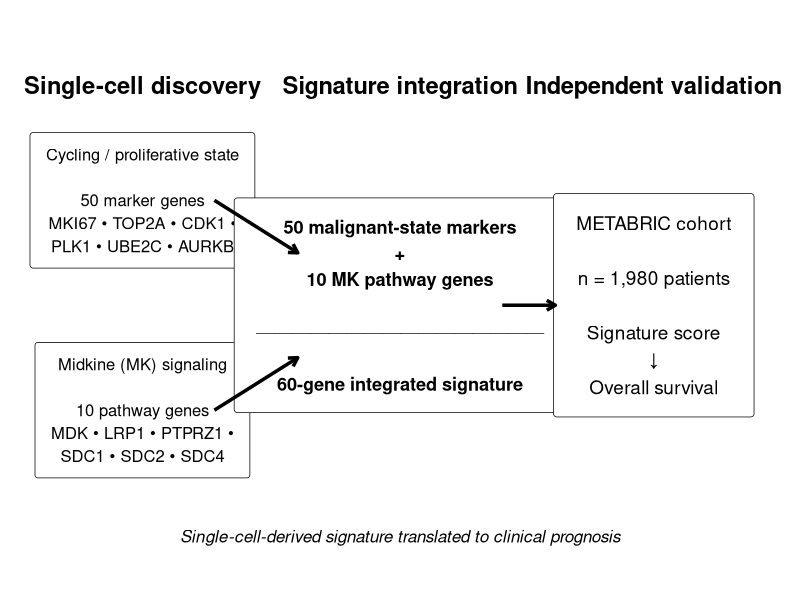
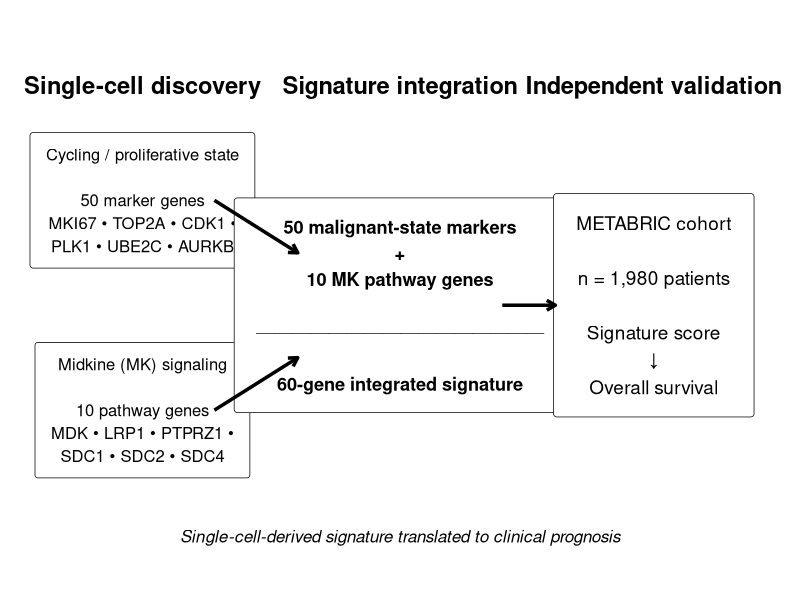

Source code (R) for these figures, in order: (Note: this script raises an error after producing the figures.)
# ============================================================
# MANUSCRIPT FIGURES 1 AND 6 (signature construction and prognostic evaluation)
#   Fig. 1   study overview / signature construction schematic -> "Figure 6A" part of this script
#   Fig. 6a  distribution of the 60-gene signature score in METABRIC -> "Figure 6B" part of this script
#   Fig. 6b  Kaplan-Meier curves (OS) -> script 25 (results/TME/survival_KM_signature.pdf)
#   Fig. 6c  Cox forest plot (per 1-unit increase of the score) -> "Figure 6D" part of this script
# Run from the project root (no setwd() is used).
# ============================================================

# ============================================================
# FIGURE 6A —60-GENE SIGNATURE SCHEMATIC
# ============================================================

library(ggplot2)
library(grid)

# ------------------------------------------------------------
# Create publication-style schematic
# ------------------------------------------------------------

p6A <- ggplot() +
  
  # ==========================================================
# LEFT: SINGLE-CELL DISCOVERY
# ==========================================================

annotate(
  "text",
  x = 1.6,
  y = 4.65,
  label = "Single-cell discovery",
  fontface = "bold",
  size = 6
) +
  
  # Cycling state
  annotate(
    "label",
    x = 1.6,
    y = 3.55,
    label =
      "Cycling / proliferative state\n\n50 marker genes\nMKI67 • TOP2A • CDK1 •\nPLK1 • UBE2C • AURKB",
    size = 4.2,
    lineheight = 1.15,
    label.padding = unit(0.8, "lines"),
    label.r = unit(0.15, "lines")
  ) +
  
  # MK pathway
  annotate(
    "label",
    x = 1.6,
    y = 1.55,
    label =
      "Midkine (MK) signaling\n\n10 pathway genes\nMDK • LRP1 • PTPRZ1 •\nSDC1 • SDC2 • SDC4",
    size = 4.2,
    lineheight = 1.15,
    label.padding = unit(0.8, "lines"),
    label.r = unit(0.15, "lines")
  ) +
  
  # ==========================================================
# CENTER: INTEGRATION
# ==========================================================

annotate(
  "text",
  x = 5,
  y = 4.65,
  label = "Signature integration",
  fontface = "bold",
  size = 6
) +
  
  annotate(
    "label",
    x = 5,
    y = 2.55,
    label =
      "50 malignant-state markers\n+\n10 MK pathway genes\n\n────────────────\n\n60-gene integrated signature",
    size = 4.6,
    lineheight = 1.2,
    fontface = "bold",
    label.padding = unit(1.0, "lines"),
    label.r = unit(0.15, "lines")
  ) +
  
  # Arrows from left to center
  annotate(
    "segment",
    x = 2.55,
    xend = 3.65,
    y = 3.55,
    yend = 3.05,
    linewidth = 1.2,
    arrow = arrow(length = unit(0.25, "cm"))
  ) +
  
  annotate(
    "segment",
    x = 2.55,
    xend = 3.65,
    y = 1.55,
    yend = 2.05,
    linewidth = 1.2,
    arrow = arrow(length = unit(0.25, "cm"))
  ) +
  
  # ==========================================================
# RIGHT: CLINICAL VALIDATION
# ==========================================================

annotate(
  "text",
  x = 8.35,
  y = 4.65,
  label = "Independent validation",
  fontface = "bold",
  size = 6
) +
  
  annotate(
    "label",
    x = 8.35,
    y = 2.55,
    label =
      "METABRIC cohort\n\nn = 1,980 patients\n\nSignature score\n↓\nOverall survival",
    size = 4.8,
    lineheight = 1.2,
    label.padding = unit(1.0, "lines"),
    label.r = unit(0.15, "lines")
  ) +
  
  # Arrow center → right
  annotate(
    "segment",
    x = 6.35,
    xend = 7.05,
    y = 2.55,
    yend = 2.55,
    linewidth = 1.2,
    arrow = arrow(length = unit(0.25, "cm"))
  ) +
  
  # ==========================================================
# FINAL EMPHASIS
# ==========================================================

annotate(
  "text",
  x = 5,
  y = 0.35,
  label =
    "Single-cell-derived signature translated to clinical prognosis",
  fontface = "italic",
  size = 4.3
) +
  
  theme_void() +
  
  xlim(0.2, 9.8) +
  ylim(0, 5.2)

# ------------------------------------------------------------
# Display
# ------------------------------------------------------------

print(p6A)

# ------------------------------------------------------------
# Save high-resolution outputs
# ------------------------------------------------------------

dir.create(
  "figures/Signature",
  recursive = TRUE,
  showWarnings = FALSE
)

ggsave(
  "figures/Signature/Figure6A_60Gene_Signature_Construction.png",
  p6A,
  width = 13,
  height = 6,
  dpi = 600,
  bg = "white"
)


cat(
  "\nFigure 6A publication-style schematic generated successfully.\n"
)
# ============================================================
# FIGURE 6B
# METABRIC SIGNATURE-SCORE DISTRIBUTION
# ============================================================

bulk <- read_csv(
  "results/TME/bulk_signature_scores.csv",
  show_col_types = FALSE
)

cat("\n========================================\n")
cat("METABRIC signature-score file\n")
cat("========================================\n")

print(colnames(bulk))
print(head(bulk))

# ------------------------------------------------------------
# Identify numeric score column
# ------------------------------------------------------------

numeric_cols <- names(
  bulk[
    sapply(bulk, is.numeric)
  ]
)

# Remove obvious clinical variables if present
numeric_cols <- numeric_cols[
  !grepl(
    "age|year|time|months|status|event|death",
    numeric_cols,
    ignore.case = TRUE
  )
]

if (length(numeric_cols) == 0) {
  stop(
    "Could not identify the signature-score column automatically."
  )
}

score_col <- numeric_cols[1]

cat("\nUsing signature-score column:", score_col, "\n")

# ------------------------------------------------------------
# Clean data
# ------------------------------------------------------------

bulk_plot <- bulk %>%
  filter(!is.na(.data[[score_col]]))

median_score <- median(
  bulk_plot[[score_col]],
  na.rm = TRUE
)

cat("Median signature score:", median_score, "\n")

# ------------------------------------------------------------
# Plot
# ------------------------------------------------------------

p6B <- ggplot(
  bulk_plot,
  aes(x = .data[[score_col]])
) +
  
  geom_histogram(
    bins = 50,
    color = "white"
  ) +
  
  geom_vline(
    xintercept = median_score,
    linetype = "dashed",
    linewidth = 0.9
  ) +
  
  annotate(
    "text",
    x = median_score,
    y = Inf,
    label = "Median split",
    vjust = 1.5,
    hjust = -0.05,
    size = 4
  ) +
  
  labs(
    title = "METABRIC 60-gene signature score",
    x = "Signature score",
    y = "Number of patients"
  ) +
  
  theme_classic(base_size = 13)

print(p6B)

ggsave(
  "figures/Signature/Figure6B_METABRIC_Signature_Score_Distribution.png",
  p6B,
  width = 7,
  height = 5.5,
  dpi = 600
)
# ============================================================
# FIGURE 6D — COX FOREST PLOT
# ============================================================

library(survival)
library(dplyr)
library(ggplot2)
library(gridExtra)
library(grid)

# ------------------------------------------------------------
# 1. Load METABRIC data
# ------------------------------------------------------------

bulk <- read.csv(
  "results/TME/bulk_signature_scores.csv",
  stringsAsFactors = FALSE
)

# ------------------------------------------------------------
# 2. Prepare variables
# ------------------------------------------------------------

bulk <- bulk %>%
  mutate(
    signature_score = as.numeric(signature_score),
    OS_MONTHS = as.numeric(OS_MONTHS),
    
    OS_event = case_when(
      grepl("1:DECEASED", OS_STATUS) ~ 1,
      grepl("0:LIVING", OS_STATUS) ~ 0,
      TRUE ~ NA_real_
    ),
    
    AGE_AT_DIAGNOSIS =
      as.numeric(AGE_AT_DIAGNOSIS),
    
    CLAUDIN_SUBTYPE =
      as.factor(CLAUDIN_SUBTYPE)
  )

# ------------------------------------------------------------
# 3. Complete cases
# ------------------------------------------------------------

cox_data <- bulk %>%
  filter(
    !is.na(signature_score),
    !is.na(OS_MONTHS),
    !is.na(OS_event)
  )

# ------------------------------------------------------------
# 4. Unadjusted Cox model
# ------------------------------------------------------------

cox_unadj <- coxph(
  Surv(OS_MONTHS, OS_event) ~ signature_score,
  data = cox_data
)

unadj_hr <- exp(coef(cox_unadj)["signature_score"])
unadj_ci <- exp(confint(cox_unadj)["signature_score", ])
unadj_p  <- summary(cox_unadj)$coefficients[
  "signature_score",
  "Pr(>|z|)"
]

# ------------------------------------------------------------
# 5. Adjusted Cox model
# ------------------------------------------------------------

cox_adj <- coxph(
  Surv(OS_MONTHS, OS_event) ~
    signature_score +
    AGE_AT_DIAGNOSIS +
    CLAUDIN_SUBTYPE,
  data = cox_data
)

adj_hr <- exp(coef(cox_adj)["signature_score"])
adj_ci <- exp(confint(cox_adj)["signature_score", ])
adj_p  <- summary(cox_adj)$coefficients[
  "signature_score",
  "Pr(>|z|)"
]

# ------------------------------------------------------------
# 6. Create results table
# ------------------------------------------------------------

forest_df <- data.frame(
  Model = c(
    "Unadjusted",
    "Adjusted for age + subtype"
  ),
  
  HR = c(
    unadj_hr,
    adj_hr
  ),
  
  CI_low = c(
    unadj_ci[1],
    adj_ci[1]
  ),
  
  CI_high = c(
    unadj_ci[2],
    adj_ci[2]
  ),
  
  P = c(
    unadj_p,
    adj_p
  )
)

print(forest_df)

# ------------------------------------------------------------
# 7. Formatting
# ------------------------------------------------------------

forest_df <- forest_df %>%
  mutate(
    Model = factor(
      Model,
      levels = rev(Model)
    ),
    
    CI_text = sprintf(
      "%.2f–%.2f",
      CI_low,
      CI_high
    ),
    
    HR_text = sprintf(
      "%.2f",
      HR
    ),
    
    P_text = ifelse(
      P < 0.001,
      formatC(P, format = "e", digits = 2),
      sprintf("%.3f", P)
    )
  )

# ------------------------------------------------------------
# 8. Forest plot
# ------------------------------------------------------------

p6D_forest <- ggplot(
  forest_df,
  aes(
    x = HR,
    y = Model
  )
) +
  
  geom_vline(
    xintercept = 1,
    linetype = "dashed",
    linewidth = 0.7
  ) +
  
  geom_errorbarh(
    aes(
      xmin = CI_low,
      xmax = CI_high
    ),
    height = 0.18,
    linewidth = 1
  ) +
  
  geom_point(
    size = 4
  ) +
  
  scale_x_log10(
    breaks = c(0.75, 1, 1.25, 1.5, 2),
    limits = c(0.7, 2.1)
  ) +
  
  labs(
    title = "Cox regression",
    x = "Hazard ratio (log scale)",
    y = NULL
  ) +
  
  theme_classic(
    base_size = 13
  ) +
  
  theme(
    plot.title = element_text(
      face = "bold",
      size = 14
    ),
    axis.text.y = element_text(
      face = "bold"
    )
  )

# ------------------------------------------------------------
# 9. Results table
# ------------------------------------------------------------

table_df <- forest_df %>%
  mutate(
    Model = as.character(Model)
  ) %>%
  select(
    Model,
    HR,
    CI_text,
    P_text
  )

table_grob <- tableGrob(
  table_df,
  rows = NULL,
  theme = ttheme_minimal(
    base_size = 11,
    core = list(
      fg_params = list(hjust = 0.5)
    ),
    colhead = list(
      fg_params = list(fontface = "bold")
    )
  )
)

# ------------------------------------------------------------
# 10. Combine forest plot + table
# ------------------------------------------------------------

combined_plot <- arrangeGrob(
  p6D_forest,
  table_grob,
  ncol = 1,
  heights = c(3.5, 1.4)
)

# ------------------------------------------------------------
# 11. Save
# ------------------------------------------------------------

dir.create(
  "figures/Signature",
  recursive = TRUE,
  showWarnings = FALSE
)

ggsave(
  "figures/Signature/Figure6D_Publication_Cox_Plot.png",
  combined_plot,
  width = 9,
  height = 6.5,
  dpi = 600,
  bg = "white"
)

cat("\nFigure 6D publication-style plot generated successfully.\n")
